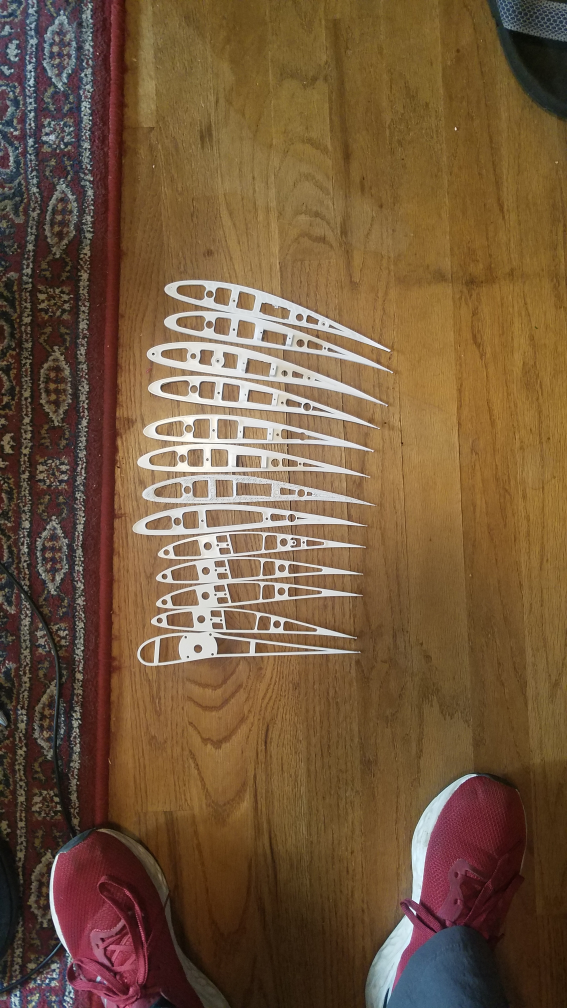
#> input picture 3DPrintedDroneTests/20231229_134912.jpg, 2268 x 4032 px, given in place of the camera (shown at 1/4 size)
$ python openCV-14-ContoursHW.py
#> lines starting #> are read from the running program, lines starting #| are printed output that depends on the picture; after the words box and inside, x2 and y2 are one past the last pixel; in counts of white or black regions, pixels touching at a corner belong together
#move the window based on the location of the bounding box

import cv2
import numpy as np
print(cv2.__version__)


#implementing functions for trackbars
def onTrack1(val):
    global hueLow
    hueLow=val
    print('Hue Low ', hueLow)

def onTrack2(val):
    global hueHigh
    hueHigh=val
    print('Hue High ', hueHigh)

def onTrack3(val):
    global satLow
    satLow=val
    print('Sat Low ', satLow)

def onTrack4(val):
    global satHigh
    satHigh=val
    print('Sat High ', satHigh)

def onTrack5(val):
    global valLow
    valLow=val
    print('Val Low ', valLow)

def onTrack6(val):
    global valHigh
    valHigh=val
    print('Val High ', valHigh)

def onTrack7(val):
    global hueLow2
    hueLow2=val
    print('Hue Low 2', hueLow2)

def onTrack8(val):
    global hueHigh2
    hueHigh2=val
    print('Hue High 2', hueHigh2)

width=640
height=360
cam=cv2.VideoCapture(0,cv2.CAP_DSHOW)
cam.set(cv2.CAP_PROP_FRAME_HEIGHT, height)
cam.set(cv2.CAP_PROP_FRAME_WIDTH, width)
cam.set(cv2.CAP_PROP_FPS, 30)
cam.set(cv2.CAP_PROP_FOURCC, cv2.VideoWriter_fourcc(*'MJPG'))

#Seeding initial values
hueLow=10
hueHigh=20
satLow=10
satHigh=250
valLow=10
valHigh=250
hueLow2=10
hueHigh2=20

#implementing trackbars. Remember, all trackbars start at zero. the first number is just the default start value.
cv2.namedWindow('myTracker')
cv2.moveWindow('myTracker',width,0)
cv2.createTrackbar('Hue Low',"myTracker",10,179,onTrack1)
cv2.createTrackbar('Hue High',"myTracker",20,179,onTrack2)
cv2.createTrackbar('Hue Low 2',"myTracker",10,179,onTrack7)
cv2.createTrackbar('Hue High 2',"myTracker",20,179,onTrack8)
cv2.createTrackbar('Sat Low',"myTracker",10,255,onTrack3)
cv2.createTrackbar('Sat High',"myTracker",250,255,onTrack4)
cv2.createTrackbar('Val Low',"myTracker",10,255,onTrack5)
cv2.createTrackbar('Val High',"myTracker",250,255,onTrack6)


while True:
    ignore, frame = cam.read()
#> frame is the input picture: shape (4032, 2268, 3); mean B, G, R 60.5, 88.2, 115.5

    #creating a new frame in the HSV colorspace
    frameHSV=cv2.cvtColor(frame, cv2.COLOR_BGR2HSV)
#> frameHSV: shape (4032, 2268, 3); mean H, S, V 31.4, 134.5, 116.7
    #create a box of low values and high values that is limited to pixels in the values set by sliders
    lowerBound=np.array([hueLow,satLow,valLow])
    upperBound=np.array([hueHigh,satHigh,valHigh])
    lowerBound2=np.array([hueLow2,satLow,valLow])
    upperBound2=np.array([hueHigh2,satHigh,valHigh])
    #magic happens! myMask is an array that is the same size as frameHSV but it only shows pixes between the tolerances of upper and lower bound arrays
    myMask=cv2.inRange(frameHSV, lowerBound, upperBound) #if pixel is in range it will be white. if it is not in range, it will be black
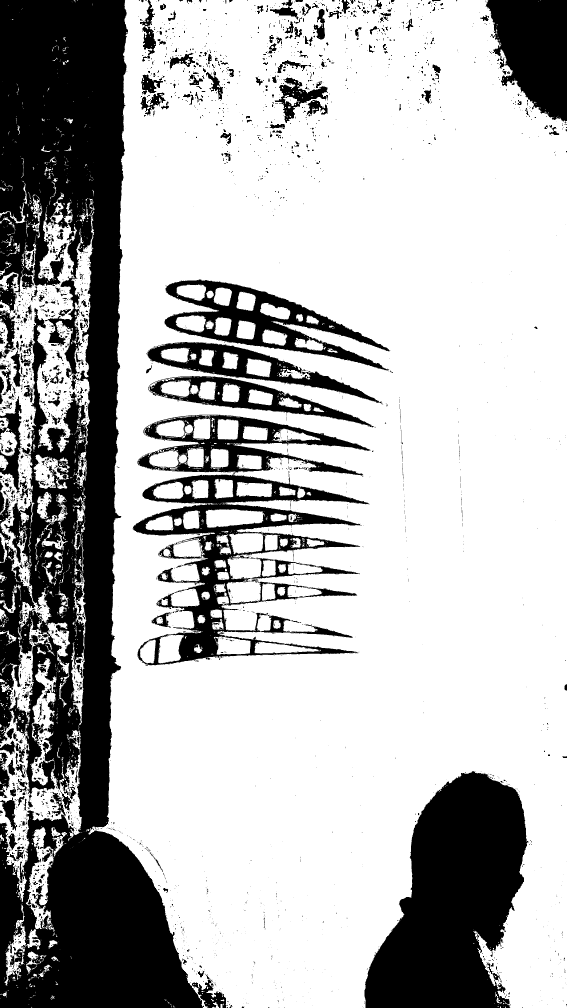
#> myMask: shape (4032, 2268) (shown at 1/4 size); 71.1% white; 4805 black regions (3957 under 20 px)
    myMask2=cv2.inRange(frameHSV, lowerBound2, upperBound2)
    myMaskComposite=myMask|myMask2 #the | icon is an OR operator

    contours,junk=cv2.findContours(myMask,cv2.RETR_EXTERNAL,cv2.CHAIN_APPROX_SIMPLE) #the mask is a white spot against a black backround
#> contours = 1507 contours, 1353 with area under 20; largest, box (x1, y1, x2, y2) and area: (353, 0, 2268, 4032) 6585708, (0, 769, 377, 2894) 267714, (0, 2272, 345, 3608) 117292, (103, 3308, 268, 3728) 23134, (134, 1819, 279, 1955) 10868; junk = 1507 rows, first 6: [1, -1, -1, -1], [2, 0, -1, -1], [3, 1, -1, -1], [4, 2, -1, -1], [5, 3, -1, -1], [6, 4, -1, -1]
    #cv2.drawContours(frame,contours,-1,(255,0,0),3) #-1 says draw all. if you say 0 it shows the first, 1 is the second, etc

    for contour in contours: #loop goes through all the subarrays and only displays ones greater than 100 to kill off noise
        area=cv2.contourArea(contour)
        if area>=200:
            #cv2.drawContours(frame,[contour],0,(255,0,0),3) #draws the perimeter
            x,y,w,h=cv2.boundingRect(contour) #draw a bounding box. xy defines upper left anchor point. then
            cv2.rectangle(frame,(x,y),(x+w,y+h),(0,0,255),3)
            xPOS=0
            yPOS=0
            xPOS=x
            yPOS=y
            xPOS=int(xPOS/width*2560)
            yPOS=int(yPOS/height*1440)
#> this loop made 1507 passes
#> (area, x, y, w, h, xPOS, yPOS) on passes 42, 93, 100, 103, 121, 128, 140, 192, 193, 379, 494, 519: (218, 1981, 3968, 27, 46, 7924, 15872), (594, 154, 3857, 53, 51, 616, 15428), (236, 204, 3824, 34, 24, 816, 15296), (1401, 104, 3804, 53, 97, 416, 15216), (540, 194, 3760, 36, 30, 776, 15040), (2062.5, 108, 3716, 54, 82, 432, 14864), (10112.5, 18, 3618, 88, 326, 72, 14472), (703, 206, 3309, 36, 39, 824, 13236), (23134.5, 103, 3308, 165, 420, 412, 13231), (295.5, 270, 2830, 30, 36, 1080, 11320), (335.5, 148, 2586, 36, 31, 592, 10344), (772, 0, 2522, 66, 54, 0, 10088)
#> (area, x, y, w, h) on pass 1365: (224.5, 257, 473, 35, 22)
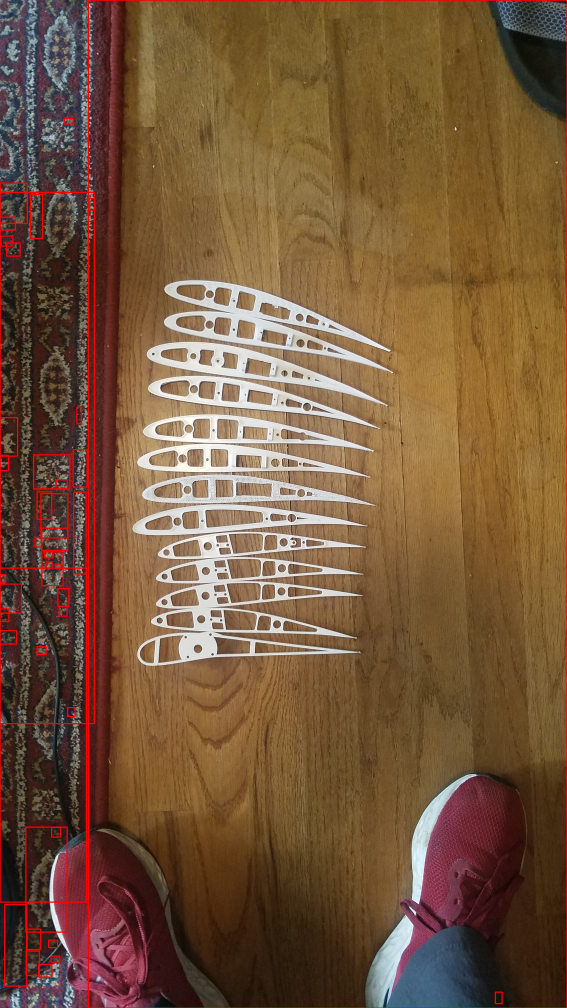
#> frame: shape (4032, 2268, 3) (shown at 1/4 size); mean B, G, R 59.9, 87.5, 117.9


    #myMaskComp=cv2.add(myMask,MyMask2) An alternative way of creating a composite.
    #myMask=cv2.bitwise_not(myMask)#this makes whatever is in the range of the sliders get rejected
    #making an AND pixel from frame and the mask. output shows the fame but not pixels that are masked
    myObject=cv2.bitwise_and(frame,frame,mask=myMaskComposite)
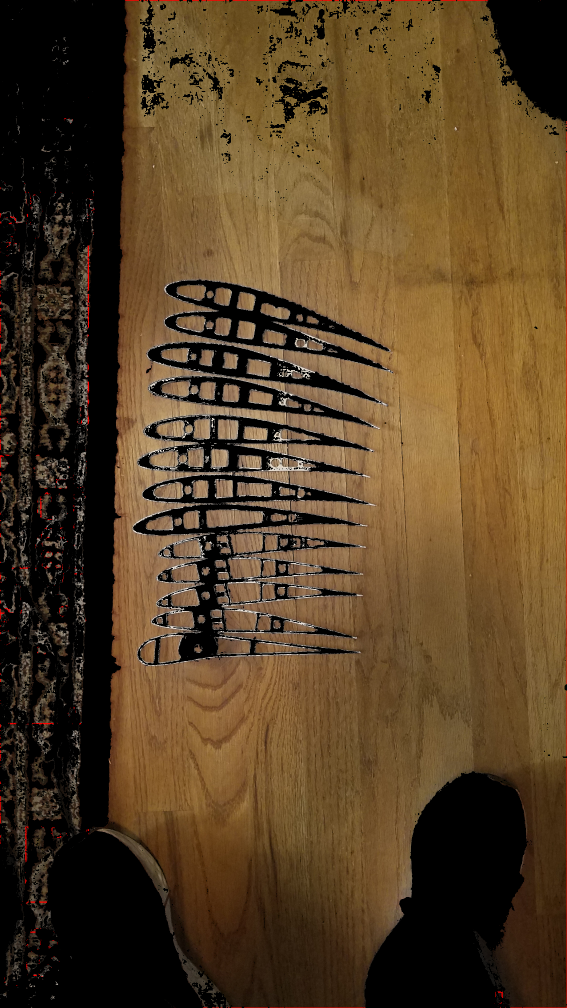
#> myObject: shape (4032, 2268, 3) (shown at 1/4 size); mean B, G, R 36.2, 63.7, 85.7
    myobjectSmall=cv2.resize(myObject,(int(width/2),int(height/2)))
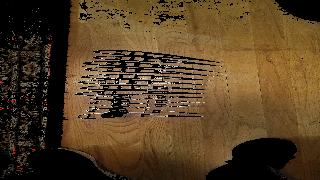
#> myobjectSmall: shape (180, 320, 3); mean B, G, R 36.1, 63.7, 85.2
    cv2.imshow('My Object', myobjectSmall)
    cv2.moveWindow('My Object',xPOS,yPOS)
    myMaskSmall=cv2.resize(myMask,(int(width/2),int(height/2)))
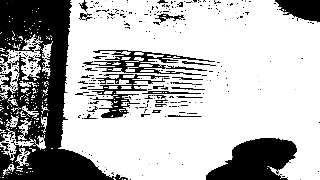
#> myMaskSmall: shape (180, 320); min 0, max 255, mean 180.9
    cv2.imshow('my Mask', myMaskSmall)
    cv2.moveWindow('my Mask', 0, height)
    myMaskSmall2=cv2.resize(myMask2,(int(width/2),int(height/2)))
    cv2.imshow('my Mask 2', myMaskSmall2)
    cv2.moveWindow('my Mask 2', 0, height+int(height/2)+30)

    cv2.imshow('my WEBcam', frame)
    cv2.moveWindow('my WEBcam', 0,0)
    if cv2.waitKey(1) & 0xff == ord('q'):
#> (key q is pressed here)
        break
cam.release()

#we are making 6 trackbars for HSV

$ run again, on 3DPrintedDroneTests/20231229_201422.jpg
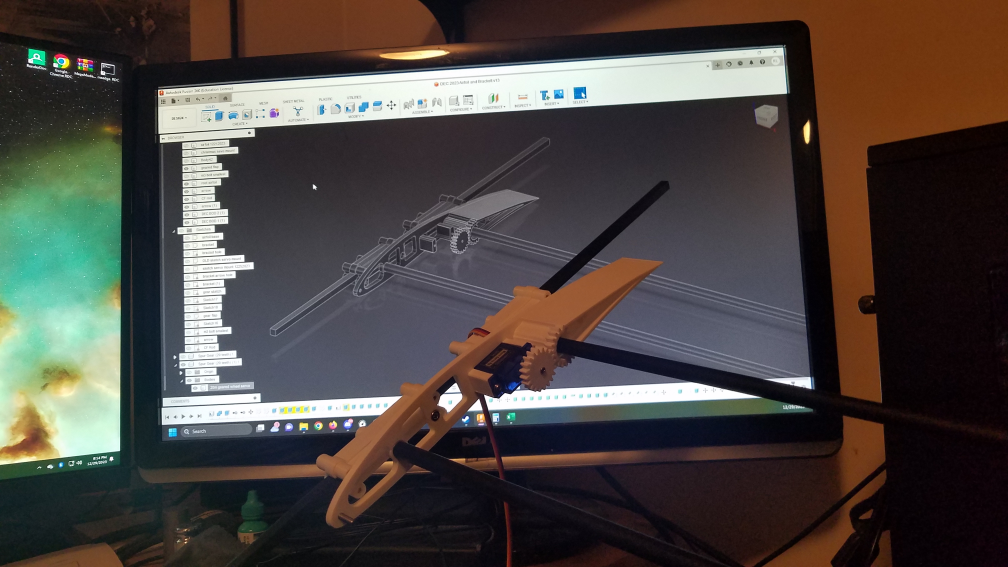
#> input picture 3DPrintedDroneTests/20231229_201422.jpg, 4032 x 2268 px, given in place of the camera (shown at 1/4 size)
#> frame is the input picture: shape (2268, 4032, 3); mean B, G, R 65.3, 69.8, 75.7
#> frameHSV: shape (2268, 4032, 3); mean H, S, V 89.2, 98.1, 84.6
#> `myMask=cv2.inRange(frameHSV, lowerBound, upperBound)`:
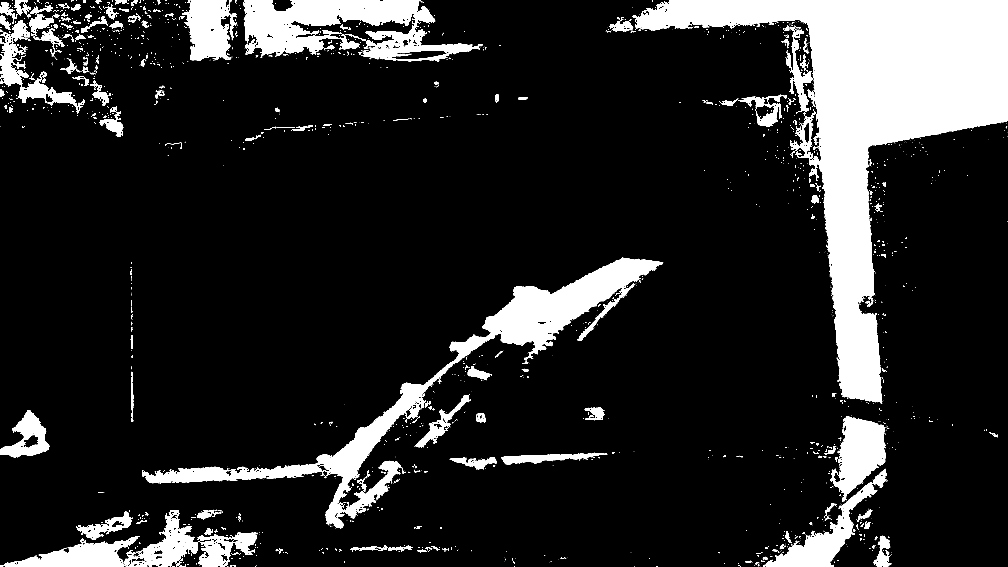
#> myMask: shape (2268, 4032) (shown at 1/4 size); 14.6% white; 2681 white regions (2209 under 20 px)
#> contours = 2646 contours, 2325 with area under 20; largest, box (x1, y1, x2, y2) and area: (2528, 0, 4032, 1614) 657572, (568, 1029, 2653, 2114) 195830, (973, 0, 1920, 246) 123926, (0, 2040, 792, 2268) 55136, (3322, 1664, 3543, 2006) 40826; junk = 2646 rows, first 6: [1, -1, -1, -1], [2, 0, -1, -1], [3, 1, -1, -1], [4, 2, -1, -1], [5, 3, -1, -1], [6, 4, -1, -1]
#> the loop `for contour in contours:` made 2646 passes
#> (area, x, y, w, h, xPOS, yPOS) on passes 138, 211, 219, 271, 289, 294, 299, 308: (2534.5, 3494, 2202, 69, 66, 13976, 8808), (613.5, 1402, 2185, 110, 19, 5608, 8740), (702, 1552, 2182, 95, 22, 6208, 8728), (1585, 3513, 2143, 45, 62, 14052, 8572), (12423.5, 790, 2136, 158, 132, 3160, 8544), (4631.5, 938, 2130, 93, 90, 3752, 8520), (365.5, 3142, 2124, 20, 45, 12568, 8496), (424, 818, 2114, 34, 26, 3272, 8456)
#> `myMaskSmall=cv2.resize(myMask,(int(width/2),int(height/2)))`:
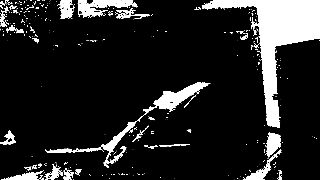
#> myMaskSmall: shape (180, 320); min 0, max 255, mean 37.1
